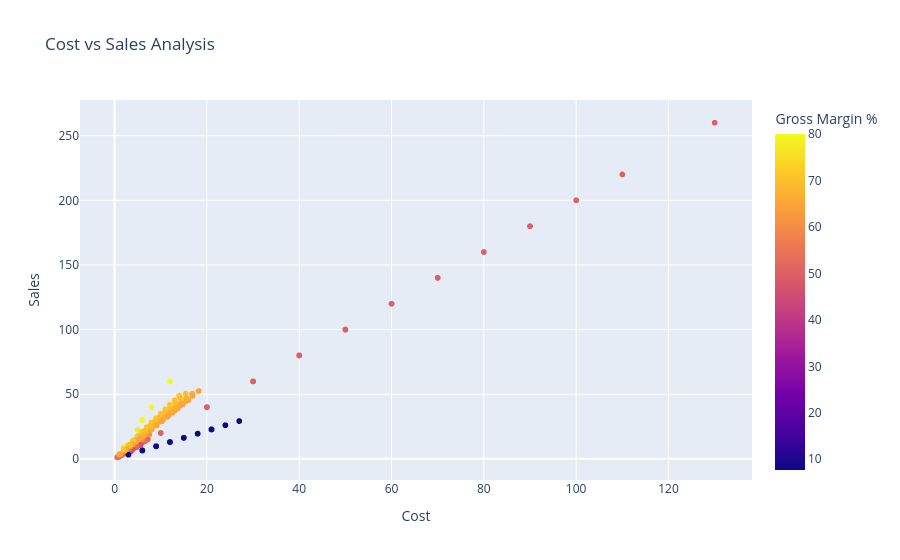

Notebook cell for this chart:
### Markdown cell above
#### Scatter Plot

### Code cell
import plotly.express as px

fig = px.scatter(
    df,
    x='Cost',
    y='Sales',
    color='Gross Margin %',
    hover_data=['Product Name'],
    title='Cost vs Sales Analysis'
)

fig.show()

### Figure 1 — Plotly figure (JSON) as saved in the notebook; plotly's stock layout.template omitted (floating-point values rounded to 4 significant figures; data arrays with more than 128 entries replaced by an {"elided": "..."} marker saying what was removed)
{"data": [{"customdata": {"elided": "10194x1 str values"}, "hovertemplate": "Cost=%{x}<br>Sales=%{y}<br>Product Name=%{customdata[0]}<br>Gross Margin %=%{marker.color}<extra></extra>", "legendgroup": "", "marker": {"color": {"elided": "10194 float values"}, "coloraxis": "coloraxis", "symbol": "circle"}, "mode": "markers", "name": "", "showlegend": false, "type": "scattergl", "x": {"elided": "10194 float values"}, "xaxis": "x", "y": {"elided": "10194 float values"}, "yaxis": "y"}], "layout": {"coloraxis": {"colorbar": {"title": {"text": "Gross Margin %"}}, "colorscale": [[0, "#0d0887"], [0.1111, "#46039f"], [0.2222, "#7201a8"], [0.3333, "#9c179e"], [0.4444, "#bd3786"], [0.5556, "#d8576b"], [0.6667, "#ed7953"], [0.7778, "#fb9f3a"], [0.8889, "#fdca26"], [1, "#f0f921"]]}, "legend": {"tracegroupgap": 0}, "title": {"text": "Cost vs Sales Analysis"}, "xaxis": {"anchor": "y", "domain": [0, 1], "title": {"text": "Cost"}}, "yaxis": {"anchor": "x", "domain": [0, 1], "title": {"text": "Sales"}}}}
